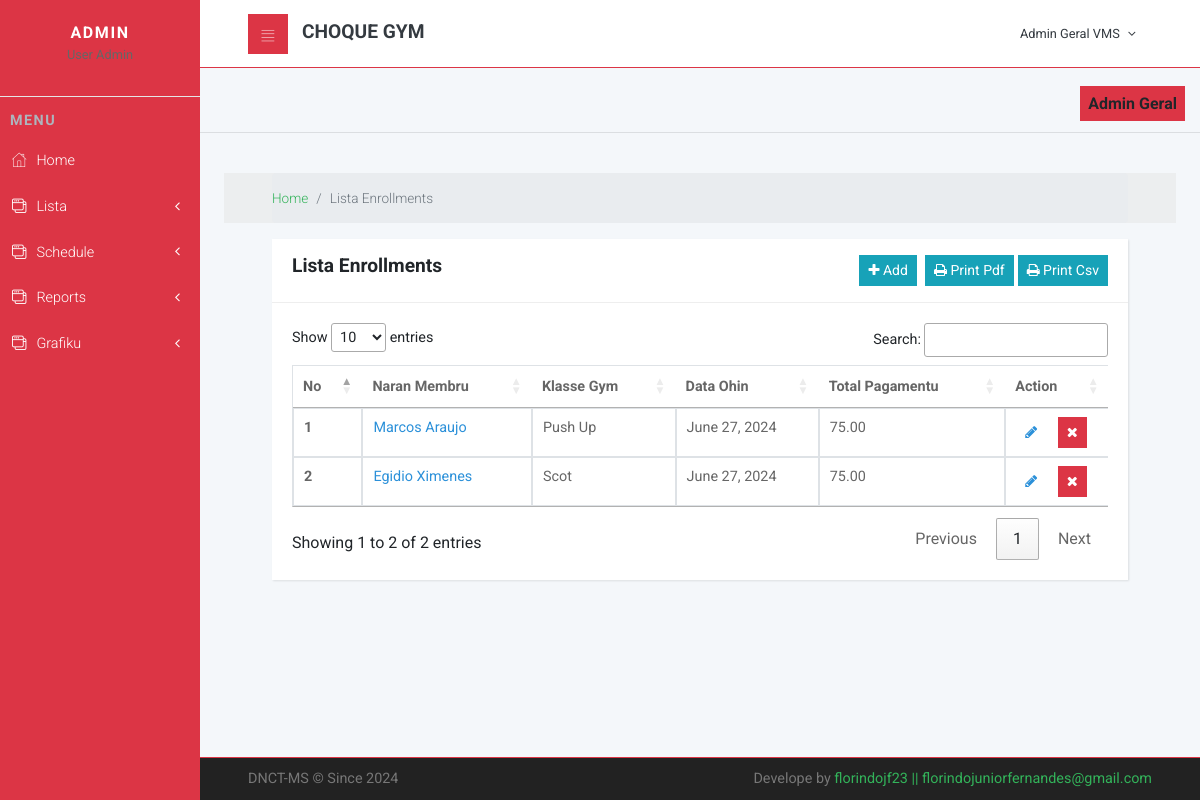
Before: /member/enrollment (signed in) with the older database file.
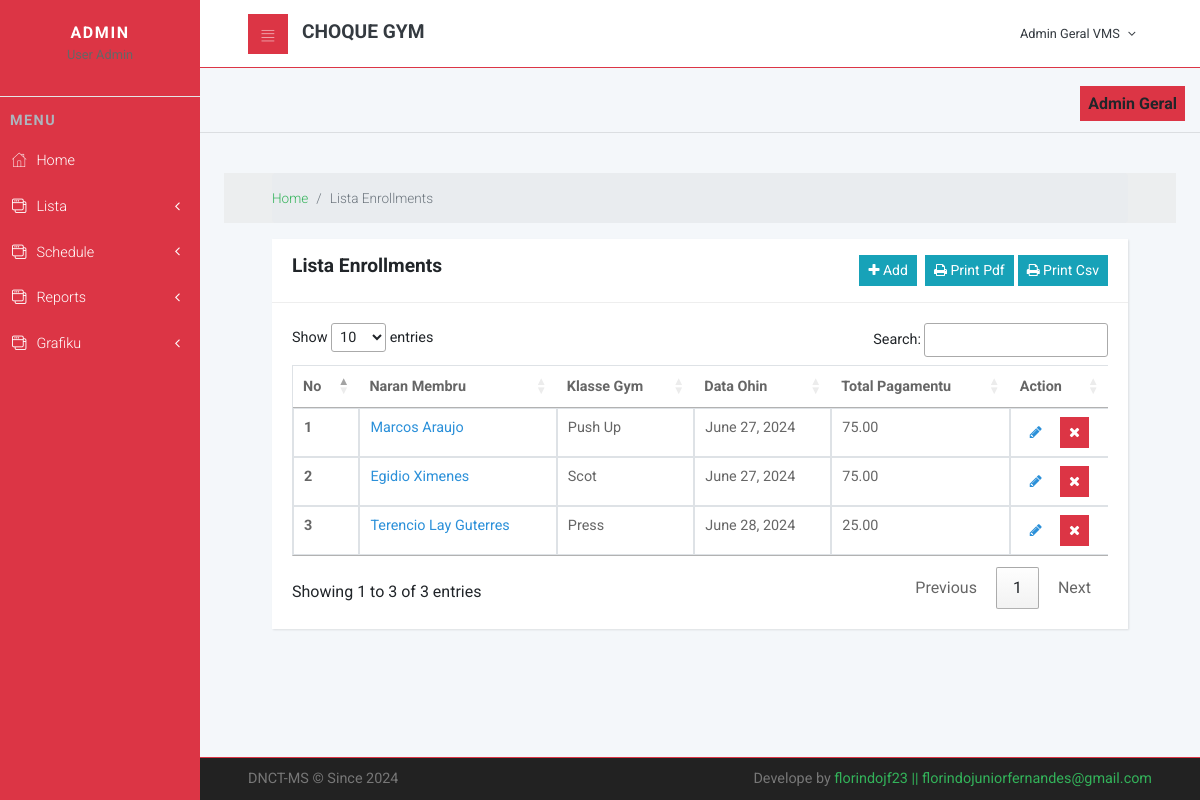
After: the same page with the newer database file.
### cliente/models.py (models this page shows, shortened)
class Enrollment(models.Model):
    member = models.ForeignKey(Member, on_delete=models.CASCADE)
    gym_class = models.ForeignKey(GymClass, on_delete=models.CASCADE)
    enrollment_date = models.DateField(auto_now_add=True)
    def get_total_payment(self):
        duration_in_months = self.member.get_duration_in_months()
        if duration_in_months is not None:
            return duration_in_months * self.gym_class.payment_per_month
        else:
            return None

class Member(models.Model):
    nu_id = models.CharField(max_length=20,unique=True,null=True)
    naran = models.CharField(max_length=200,null=True)
    sexo = models.CharField(choices=[('Mane','Mane'),('Feto','Feto')],max_length=10,null=True,blank=True)
    naturalidade = models.CharField(max_length=200,null=True,blank=True)
    data_moris = models.DateField(null=True)
    join_date = models.DateField(auto_now_add=True)
    end_date = models.DateField(null=True)
    enderesu = models.CharField(max_length=200,null=True,blank=True)
    municipio = models.ForeignKey(Municipality, on_delete=models.CASCADE,null=True,blank=True)
    status = models.CharField(choices=[('Solteiru/a','Solteiru/a'),('Marridu/a','Marridu/a')],max_length=10,null=True,blank=True)
    phone = models.CharField(max_length=200,null=True)
    email = models.EmailField(max_length=200,null=True,blank=True)
    fotografia = models.ImageField(upload_to='images/',null=True, blank=True)
    documentos = models.FileField(upload_to='CV/', null=True, blank=True)
    def get_duration_in_months(self):
        if self.end_date:
            delta = relativedelta(self.end_date, self.join_date)
            return delta.years * 12 + delta.months
        else:
            return None

class GymClass(models.Model):
    name = models.CharField(max_length=100)
    description = models.TextField()
    start_time = models.TimeField()
    end_time = models.TimeField()
    days_of_week = models.CharField(max_length=150)
    payment_per_month = models.DecimalField(max_digits=6, decimal_places=2, default=25.00)
    def __str__(self):
        return self.name

### cliente/views.py (the view)
# urls.py: path('enrollment',enrollment, name='enrollment'),
@login_required
def enrollment(request):
    listaenrollment = Enrollment.objects.all()
    data = {
    'title':"Lista Enrollments",
    'active_estudante':"active",
    'dadus':listaenrollment
    }
    return render(request, 'listaenroll.html',data)

### cliente/templates/listaenroll.html (shortened to what this page needs)
{% extends 'main/layout.html' %}
{% load static %}
{% load crispy_forms_tags %}
{% block content %}
<div class="col-sm-12 p-4">
     <div class="breadcrumb-holder">
        <div class="container-fluid">
          <ul class="breadcrumb">
            <li class="breadcrumb-item"><a href="{% url 'home' %}">Home</a></li>
            <li class="breadcrumb-item active">{{title}}</li>
          </ul>
        </div>
      </div>
      <section>
        <div class="container-fluid">
          <div class="row mt-3">
            <div class="col-lg-12">
              <div class="card">
                <div class="card-header d-flex justify-content-between text-center">
                  <div class="text-center">
                    <h3>{{title}}</h3>
                  </div>
                  <div class="d-flex justify-content-end">
                    <div class="text-center mr-2">
                      <a href="{% url 'create_enrollment' %}" class="btn btn-sm btn-info" title="Aumenta Dadus"><i class="fa fa-plus"></i> Add </a>
                    </div>
                    <div class="text-center">
                      <a href="{% url 'pdf_enroll' %}" target="_blank" class="btn btn-sm btn-info" title="Print Data"> <i class="fa fa-print"></i> Print Pdf</a>
                      <a href="{% url 'csv_enroll' %}" target="_blank" class="btn btn-sm btn-info" title="Print Data"> <i class="fa fa-print"></i> Print Csv</a>
                    </div>
                  </div>
                </div>
                <div class="card-body">
                  <div class="table-responsive">
                    <table id="example" class="table table-hover table-bordered" width="100%">
                      <thead>
                        <tr>
                          <th>No</th>
                          <th>Naran Membru</th>
                          <th>Klasse Gym</th>
                          <th>Data Ohin</th>
                          <th>Total Pagamentu</th>
                          <th>Action</th>
                        </tr>
                      </thead>
                      <tbody>
                        {% for data in dadus %}
                        <tr>
                          <th scope="row">{{ forloop.counter }}</th>
                          <td><a href="{% url 'detail_enrollment' data.id %}" style="color: #2b90d9;">{{ data.member.naran }}</a></td>
                          <td>{{ data.gym_class }}</td>
                          <td>{{ data.enrollment_date }}</td>
                          <td>{{ data.get_total_payment }}</td>
                          <td>
                            <div class="d-flex">
                              <div class="flex-fill"><a href="{% url 'update_enrollment' data.id %}" class="btn btn-sm" style="color: #2b90d9;" title="Update"><i class="fa fa-pencil" style="color: #2b90d9;"></i></a></div>
                              <div class="flex-fill"> <button type="button" class="btn btn-sm btn-danger" data-toggle="modal" data-target="#delete-{{ data.id }}" style="text-decoration: none"><i class="fa fa-remove"></i></button></div>
                            </div>
                           </td>
                        </tr>
                        {% endfor %}
                      </tbody>
                    </table>
                  </div>
                </div>
              </div>
            </div>
          </div>
        </div>
      </section>
</div>
<link rel="stylesheet" type="text/css" href="https://cdn.datatables.net/1.11.3/css/jquery.dataTables.css">
{% endblock %}

Changed rows visible on the page:
added Enrollment: member.naran "Terencio Lay Guterres", gym_class "Press", enrollment_date "June 28, 2024", get_total_payment "25.00"
Other visible differences:
text written by a page script: "Show entries Search: Showing 1 to 2 of 2 entries Previous 1 Next" → "Show entries Search: Showing 1 to 3 of 3 entries Previous 1 Next"
